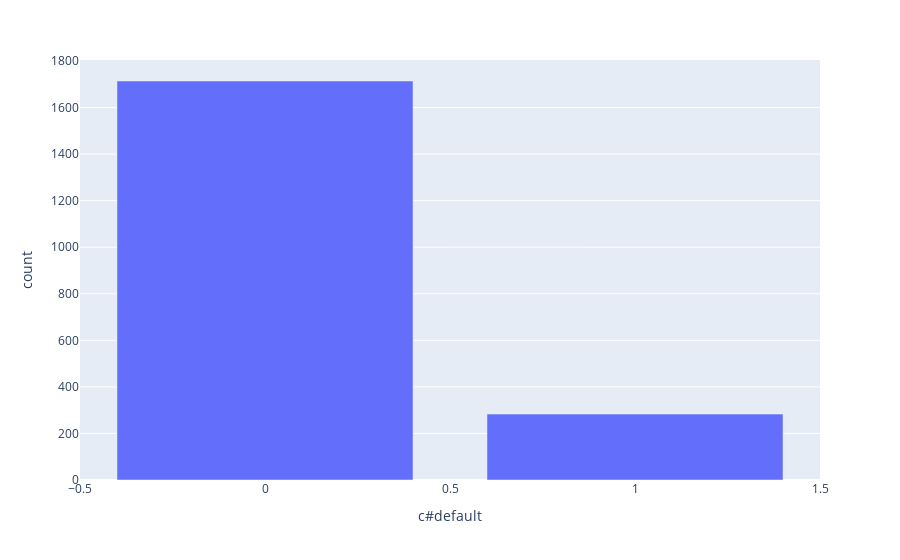

The code cell stored with this chart in its notebook:
### Code cell
# sns.countplot(dataset['c#default'].value_counts())
df_aux = dataset['c#default'].value_counts().reset_index()
px.bar(df_aux, x='c#default', y='count')

### Figure 1 — Plotly figure (JSON) as saved in the notebook; plotly's stock layout.template omitted (floating-point values rounded to 4 significant figures)
{"data": [{"hovertemplate": "c#default=%{x}<br>count=%{y}<extra></extra>", "legendgroup": "", "marker": {"color": "#636efa", "pattern": {"shape": ""}}, "name": "", "orientation": "v", "showlegend": false, "textposition": "auto", "type": "bar", "x": [0, 1], "xaxis": "x", "y": [1714, 283], "yaxis": "y"}], "layout": {"barmode": "relative", "legend": {"tracegroupgap": 0}, "margin": {"t": 60}, "xaxis": {"anchor": "y", "domain": [0, 1], "title": {"text": "c#default"}}, "yaxis": {"anchor": "x", "domain": [0, 1], "title": {"text": "count"}}}}
